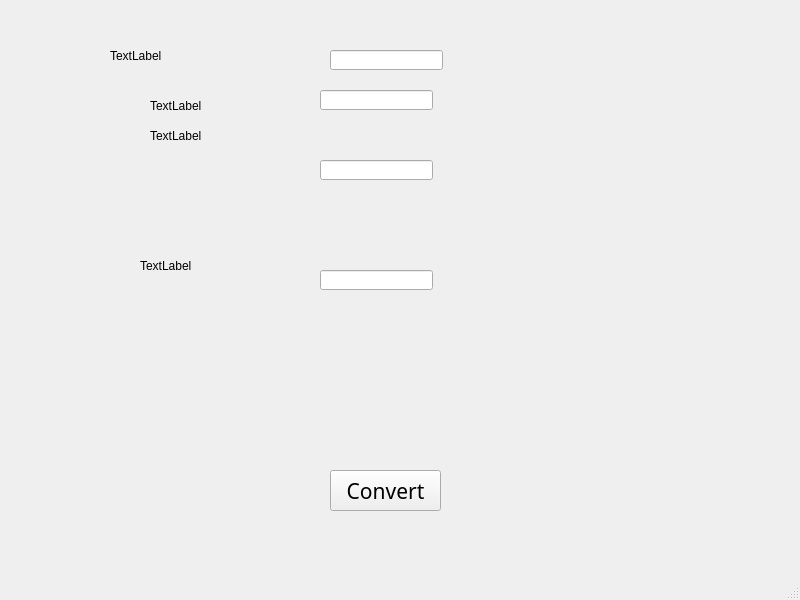
<?xml version="1.0" encoding="UTF-8"?>
<ui version="4.0">
 <class>MainWindow</class>
 <widget class="QMainWindow" name="MainWindow">
  <property name="geometry">
   <rect>
    <x>0</x>
    <y>0</y>
    <width>800</width>
    <height>600</height>
   </rect>
  </property>
  <property name="windowTitle">
   <string>MainWindow</string>
  </property>
  <widget class="QWidget" name="centralwidget">
   <widget class="QPushButton" name="pushButton">
    <property name="geometry">
     <rect>
      <x>330</x>
      <y>470</y>
      <width>111</width>
      <height>41</height>
     </rect>
    </property>
    <property name="font">
     <font>
      <family>Agency FB</family>
      <pointsize>16</pointsize>
     </font>
    </property>
    <property name="text">
     <string>Convert</string>
    </property>
   </widget>
   <widget class="QLineEdit" name="lineEdit">
    <property name="geometry">
     <rect>
      <x>330</x>
      <y>50</y>
      <width>113</width>
      <height>20</height>
     </rect>
    </property>
   </widget>
   <widget class="QLineEdit" name="lineEdit_2">
    <property name="geometry">
     <rect>
      <x>320</x>
      <y>90</y>
      <width>113</width>
      <height>20</height>
     </rect>
    </property>
   </widget>
   <widget class="QLineEdit" name="lineEdit_3">
    <property name="geometry">
     <rect>
      <x>320</x>
      <y>160</y>
      <width>113</width>
      <height>20</height>
     </rect>
    </property>
   </widget>
   <widget class="QLineEdit" name="lineEdit_4">
    <property name="geometry">
     <rect>
      <x>320</x>
      <y>270</y>
      <width>113</width>
      <height>20</height>
     </rect>
    </property>
   </widget>
   <widget class="QLabel" name="label">
    <property name="geometry">
     <rect>
      <x>110</x>
      <y>50</y>
      <width>54</width>
      <height>12</height>
     </rect>
    </property>
    <property name="text">
     <string>TextLabel</string>
    </property>
   </widget>
   <widget class="QLabel" name="label_2">
    <property name="geometry">
     <rect>
      <x>150</x>
      <y>130</y>
      <width>54</width>
      <height>12</height>
     </rect>
    </property>
    <property name="text">
     <string>TextLabel</string>
    </property>
   </widget>
   <widget class="QLabel" name="label_3">
    <property name="geometry">
     <rect>
      <x>150</x>
      <y>100</y>
      <width>54</width>
      <height>12</height>
     </rect>
    </property>
    <property name="text">
     <string>TextLabel</string>
    </property>
   </widget>
   <widget class="QLabel" name="label_4">
    <property name="geometry">
     <rect>
      <x>140</x>
      <y>260</y>
      <width>54</width>
      <height>12</height>
     </rect>
    </property>
    <property name="text">
     <string>TextLabel</string>
    </property>
   </widget>
  </widget>
  <widget class="QMenuBar" name="menubar">
   <property name="geometry">
    <rect>
     <x>0</x>
     <y>0</y>
     <width>800</width>
     <height>23</height>
    </rect>
   </property>
  </widget>
  <widget class="QStatusBar" name="statusbar"/>
 </widget>
 <resources/>
 <connections/>
</ui>
